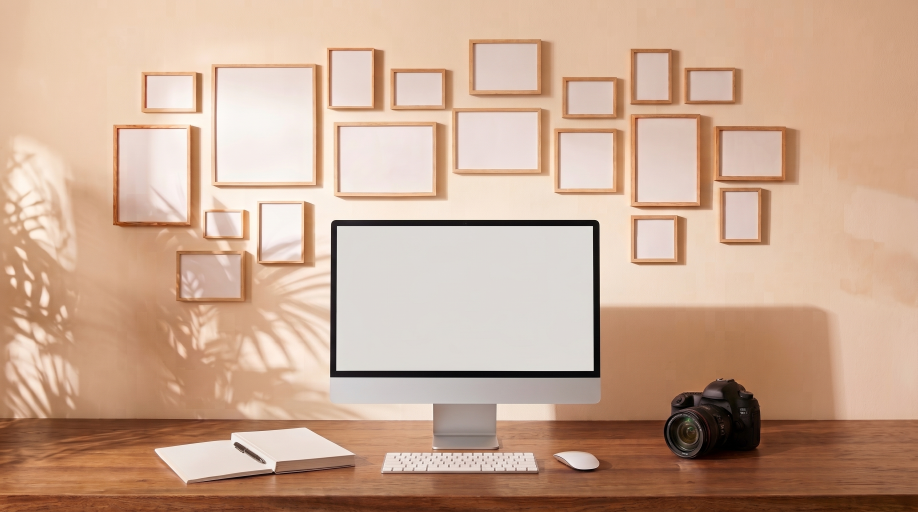
#> input picture assets/desk-final.jpg, 2752 x 1536 px, found by its file name (shown at 1/3 size)
$ python regen_sketchbook_zoom.py
#> lines starting #> are read from the running program, lines starting #| are printed output that depends on the picture
#!/usr/bin/env python3
"""Regenerate public/sketchbook-zoom.mp4 — perspective dolly from book box → desk.

Book box is the red annotation on assets/desk-book-bbox.jpg
(normalized LTRB ≈ 0.1684, 0.8376, 0.3890, 0.9398 on desk-final.jpg).
Clip timeline is zoom-OUT (book → desk); the app plays it reverse on enter.
"""
from __future__ import annotations

import subprocess
from pathlib import Path

import cv2
import numpy as np

ROOT = Path(__file__).resolve().parents[1]
DESK = ROOT / "public" / "desk-final.jpg"
OUT = ROOT / "public" / "sketchbook-zoom.mp4"

# Red book box (image-normalized)
L, T, R, B = 0.1684, 0.8376, 0.3890, 0.9398
W, H, FPS, N = 1280, 720, 24, 96


def ease(t: float) -> float:
    t = float(np.clip(t, 0, 1))
    return t * t * (3 - 2 * t)


def apply_H(H: np.ndarray, pts: np.ndarray) -> np.ndarray:
    ph = cv2.convertPointsToHomogeneous(pts).reshape(-1, 3).T
    out = H @ ph
    out = out[:2] / out[2]
    return out.T.astype(np.float32)


def main() -> None:
    desk = cv2.imread(str(DESK))
#> desk is the input picture: shape (1536, 2752, 3); mean B, G, R 146.4, 168.8, 202
    if desk is None:
        raise SystemExit(f"missing {DESK}")
    dh, dw = desk.shape[:2]
#> dh = 1536; dw = 2752

    bl, bt, br, bb = L * dw, T * dh, R * dw, B * dh
#> bl = 463.4; bt = 1286.6; br = 1070.5; bb = 1443.5
    px, py = (br - bl) * 0.05, (bb - bt) * 0.12
#> px = 30.35; py = 18.84
    bl -= px
#> bl = 433.1
    br += px
#> br = 1100.9
    bt -= py
#> bt = 1267.7
    bb += py
#> bb = 1462.4
    cx = (bl + br) / 2
#> cx = 767
    far = (br - bl) * 0.92
#> far = 614.4
    near = (br - bl) * 1.08
#> near = 721.2
    book = np.array(
        [
            [cx - far / 2, bt],
            [cx + far / 2, bt],
            [cx + near / 2, bb],
            [cx - near / 2, bb],
        ],
        np.float32,
    )

    m = 0.03
    dst = np.array(
        [[W * m, H * m], [W * (1 - m), H * m], [W * (1 - m), H * (1 - m)], [W * m, H * (1 - m)]],
        np.float32,
    )

    s = max(W / dw, H / dh)
    cw, ch = W / s, H / s
    x0, y0 = (dw - cw) / 2, (dh - ch) / 2
    full_src = np.array(
        [[x0, y0], [x0 + cw, y0], [x0 + cw, y0 + ch], [x0, y0 + ch]], np.float32
    )
    full_dst = np.array([[0, 0], [W, 0], [W, H], [0, H]], np.float32)

    H_close = cv2.getPerspectiveTransform(book, dst)
    close_frustum = apply_H(np.linalg.inv(H_close), full_dst)

    tmp = Path("/tmp/sketchbook-zoom-build.mp4")
    wr = cv2.VideoWriter(str(tmp), cv2.VideoWriter_fourcc(*"mp4v"), FPS, (W, H))
    for i in range(N):
        t = i / (N - 1)
        u = ease(np.clip((t - 0.02) / 0.98, 0, 1))
        fr = close_frustum * (1 - u) + full_src * u
        Hm = cv2.getPerspectiveTransform(fr.astype(np.float32), full_dst)
        frame = cv2.warpPerspective(
            desk,
            Hm,
            (W, H),
            flags=cv2.INTER_LANCZOS4,
            borderMode=cv2.BORDER_REPLICATE,
        )
        wr.write(frame)
#> this loop made 96 passes
#> pass 1, in main, `frame = cv2.warpPerspective( desk, Hm, (W, H), flags=cv2.INTER_LANCZOS..`:
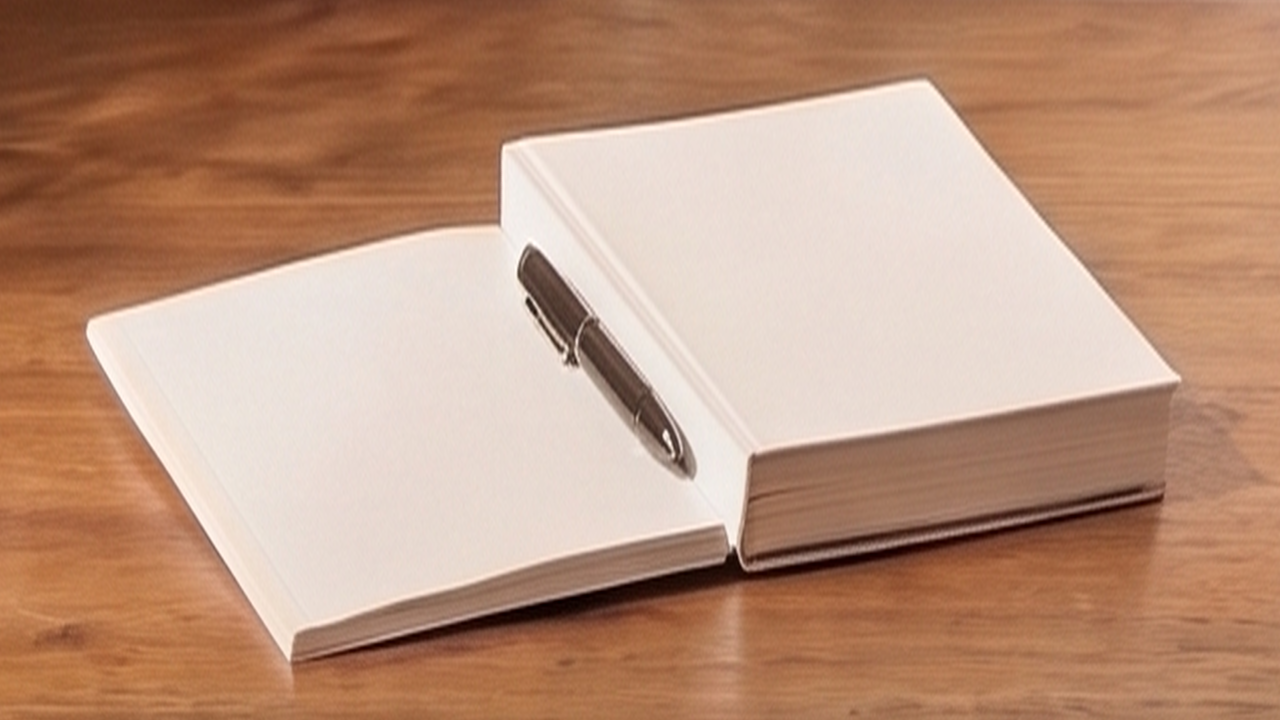
#> frame: shape (720, 1280, 3); mean B, G, R 125, 148.4, 187.7
#> after the loop:
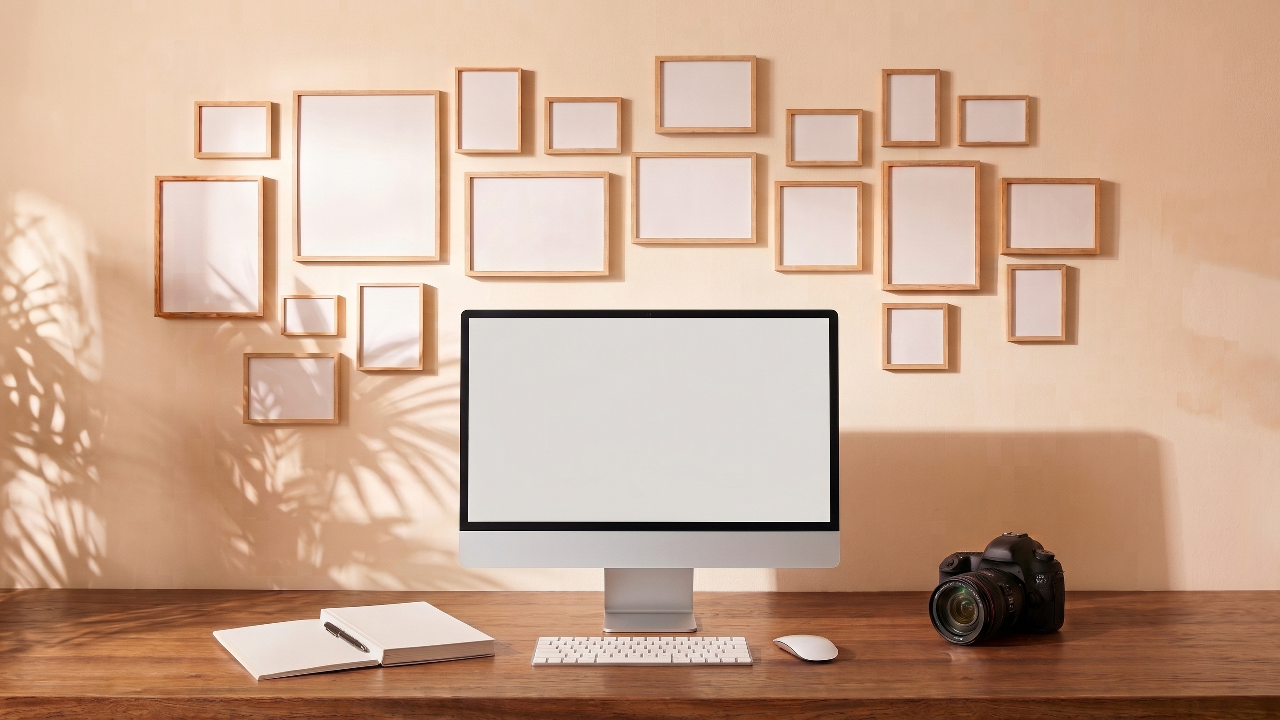
#> frame: shape (720, 1280, 3); mean B, G, R 146.7, 169, 202.1
    wr.release()

    subprocess.check_call(
        [
            "ffmpeg",
            "-y",
            "-i",
            str(tmp),
            "-c:v",
            "libx264",
            "-pix_fmt",
            "yuv420p",
            "-crf",
            "16",
            "-preset",
            "medium",
            "-movflags",
            "+faststart",
            "-r",
            str(FPS),
            str(OUT),
        ],
        stdout=subprocess.DEVNULL,
        stderr=subprocess.DEVNULL,
    )
#> (this line was passed over: subprocess is not available in this run)
    print(f"wrote {OUT}")


if __name__ == "__main__":
    main()
